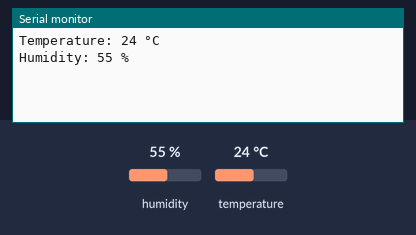
A sketch run on a simulated Arduino Uno, built with avr-gcc and run on an emulated ATmega328P. Parts: the last lines printed to the serial monitor. The inputs (shaded band) are chosen by the test bench; at power-on: humidity 55 %, temperature 24 °C.

Above: at 1.3 s.
1.4 s: humidity set to 22 %
2.9 s: temperature set to 12 °C
At 4.1 s:
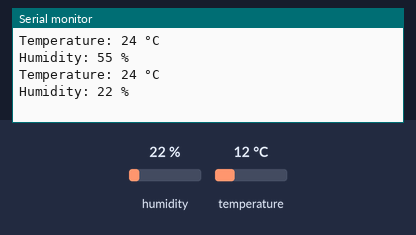
4.4 s: humidity set to 40 %
At 6.4 s:
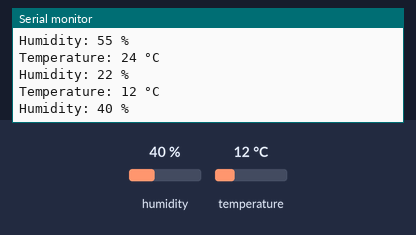
Timing chart, 0 to 7.9 s (numbered marks = the images above; inputs shaded):
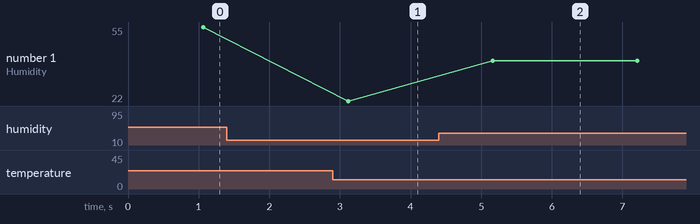

The sketch:

dht11_tempsensor.ino
```cpp
#include <DHT11.h>

DHT11 dht11(2);

void  setup()
{
  Serial.begin(9600);

}

void loop()
{
  int temperature = dht11.readTemperature();
  int humidity = dht11.readHumidity();

   if (temperature != DHT11::ERROR_CHECKSUM && temperature != DHT11::ERROR_TIMEOUT &&
        humidity != DHT11::ERROR_CHECKSUM && humidity != DHT11::ERROR_TIMEOUT)
    {
        Serial.print("Temperature: ");
        Serial.print(temperature);
        Serial.println(" °C");

        Serial.print("Humidity: ");
        Serial.print(humidity);
        Serial.println(" %");
    }
    else
    {
        if (temperature == DHT11::ERROR_TIMEOUT || temperature == DHT11::ERROR_CHECKSUM)
        {
            Serial.print("Temperature Reading Error: ");
            Serial.println(DHT11::getErrorString(temperature));
        }
        if (humidity == DHT11::ERROR_TIMEOUT || humidity == DHT11::ERROR_CHECKSUM)
        {
            Serial.print("Humidity Reading Error: ");
            Serial.println(DHT11::getErrorString(humidity));
        }
    }

    // Wait for 1 seconds before the next reading.
    delay(1000);
}
```

Measured:
- after the input at 4.4 s, the serial monitor: prints a new line after 0.76 s (image 2)
- plotted number 1: 22 → 40 after the input at 4.4 s
